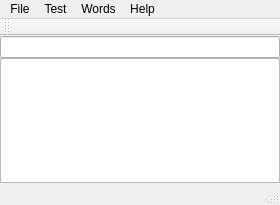
<?xml version="1.0" encoding="UTF-8"?>
<ui version="4.0">
 <class>MainWindow</class>
 <widget class="QMainWindow" name="MainWindow">
  <property name="geometry">
   <rect>
    <x>0</x>
    <y>0</y>
    <width>280</width>
    <height>205</height>
   </rect>
  </property>
  <property name="minimumSize">
   <size>
    <width>280</width>
    <height>205</height>
   </size>
  </property>
  <property name="maximumSize">
   <size>
    <width>560</width>
    <height>615</height>
   </size>
  </property>
  <property name="windowTitle">
   <string>Mini Vocabulary v1.1</string>
  </property>
  <property name="windowIcon">
   <iconset resource="resources.qrc">
    <normaloff>:/icons/icons/43078.png</normaloff>:/icons/icons/43078.png</iconset>
  </property>
  <property name="animated">
   <bool>true</bool>
  </property>
  <property name="documentMode">
   <bool>false</bool>
  </property>
  <property name="tabShape">
   <enum>QTabWidget::Rounded</enum>
  </property>
  <property name="unifiedTitleAndToolBarOnMac">
   <bool>false</bool>
  </property>
  <widget class="QWidget" name="centralWidget">
   <layout class="QVBoxLayout" name="verticalLayout">
    <property name="spacing">
     <number>0</number>
    </property>
    <property name="leftMargin">
     <number>0</number>
    </property>
    <property name="topMargin">
     <number>0</number>
    </property>
    <property name="rightMargin">
     <number>0</number>
    </property>
    <property name="bottomMargin">
     <number>0</number>
    </property>
    <item>
     <widget class="QLineEdit" name="lineEdit">
      <property name="text">
       <string/>
      </property>
     </widget>
    </item>
    <item>
     <widget class="QTextEdit" name="textEdit">
      <property name="readOnly">
       <bool>true</bool>
      </property>
     </widget>
    </item>
   </layout>
  </widget>
  <widget class="QMenuBar" name="menuBar">
   <property name="geometry">
    <rect>
     <x>0</x>
     <y>0</y>
     <width>280</width>
     <height>21</height>
    </rect>
   </property>
   <widget class="QMenu" name="menuFile">
    <property name="title">
     <string>File</string>
    </property>
    <addaction name="actionSettings"/>
    <addaction name="separator"/>
    <addaction name="actionExit"/>
   </widget>
   <widget class="QMenu" name="menuTest">
    <property name="title">
     <string>Test</string>
    </property>
    <addaction name="actionStart"/>
   </widget>
   <widget class="QMenu" name="menuWords">
    <property name="title">
     <string>Words</string>
    </property>
    <addaction name="actionAdd"/>
    <addaction name="actionDelete"/>
    <addaction name="separator"/>
    <addaction name="actionDelete_all"/>
   </widget>
   <widget class="QMenu" name="menuHelp">
    <property name="title">
     <string>Help</string>
    </property>
    <addaction name="actionAbout_program"/>
    <addaction name="actionAbout_Qt"/>
    <addaction name="actionAbout_database"/>
   </widget>
   <addaction name="menuFile"/>
   <addaction name="menuTest"/>
   <addaction name="menuWords"/>
   <addaction name="menuHelp"/>
  </widget>
  <widget class="QToolBar" name="mainToolBar">
   <attribute name="toolBarArea">
    <enum>TopToolBarArea</enum>
   </attribute>
   <attribute name="toolBarBreak">
    <bool>false</bool>
   </attribute>
  </widget>
  <widget class="QStatusBar" name="statusBar"/>
  <action name="actionAdd">
   <property name="enabled">
    <bool>false</bool>
   </property>
   <property name="text">
    <string>Add</string>
   </property>
  </action>
  <action name="actionDelete">
   <property name="enabled">
    <bool>false</bool>
   </property>
   <property name="text">
    <string>Delete</string>
   </property>
  </action>
  <action name="actionSettings">
   <property name="text">
    <string>Settings</string>
   </property>
  </action>
  <action name="actionExit">
   <property name="text">
    <string>Exit</string>
   </property>
  </action>
  <action name="actionStart">
   <property name="enabled">
    <bool>false</bool>
   </property>
   <property name="text">
    <string>Start</string>
   </property>
  </action>
  <action name="actionAbout_program">
   <property name="text">
    <string>About program</string>
   </property>
  </action>
  <action name="actionAbout_Qt">
   <property name="text">
    <string>About Qt</string>
   </property>
  </action>
  <action name="actionSave_to_file">
   <property name="text">
    <string>Save to file</string>
   </property>
  </action>
  <action name="actionLoad_from_file">
   <property name="text">
    <string>Load from file</string>
   </property>
  </action>
  <action name="actionDelete_all">
   <property name="enabled">
    <bool>false</bool>
   </property>
   <property name="text">
    <string>Delete all</string>
   </property>
  </action>
  <action name="actionAbout_database">
   <property name="enabled">
    <bool>false</bool>
   </property>
   <property name="text">
    <string>About database</string>
   </property>
  </action>
 </widget>
 <layoutdefault spacing="6" margin="11"/>
 <resources>
  <include location="resources.qrc"/>
 </resources>
 <connections>
  <connection>
   <sender>lineEdit</sender>
   <signal>textChanged(QString)</signal>
   <receiver>MainWindow</receiver>
   <slot>printTranslation(QString)</slot>
   <hints>
    <hint type="sourcelabel">
     <x>119</x>
     <y>42</y>
    </hint>
    <hint type="destinationlabel">
     <x>119</x>
     <y>102</y>
    </hint>
   </hints>
  </connection>
 </connections>
 <slots>
  <slot>printTranslation(QString)</slot>
 </slots>
</ui>
